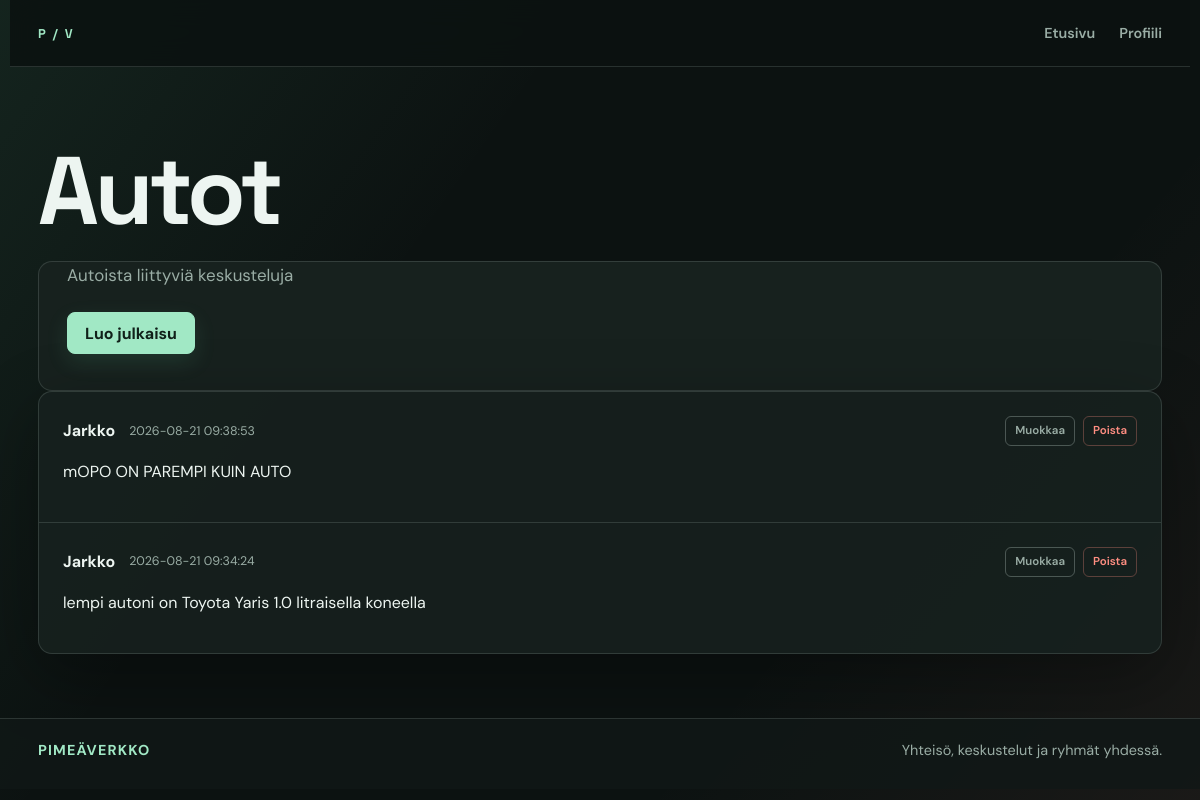
/group.php?id=2 (signed in), run on the app's committed database.
### tables this page shows
CREATE TABLE IF NOT EXISTS `groups` (
  `id` int NOT NULL AUTO_INCREMENT,
  `user_id` int NOT NULL,
  `name` varchar(100) NOT NULL,
  `description` text NOT NULL,
  PRIMARY KEY (`id`),
  KEY `FK_User_id` (`user_id`)
);

CREATE TABLE IF NOT EXISTS `posts` (
  `id` int NOT NULL AUTO_INCREMENT,
  `group_id` int NOT NULL,
  `user_id` int NOT NULL,
  `author` varchar(50) NOT NULL,
  `content` text NOT NULL,
  `created_at` timestamp NOT NULL DEFAULT CURRENT_TIMESTAMP,
  PRIMARY KEY (`id`),
  KEY `POST_FK_user_id` (`user_id`),
  KEY `POST_FK_group_id` (`group_id`)
);

### group.php (the view, shortened to what this page needs)
<?php
require __DIR__ . "/include/session.php";
$user_id = (int) ($_SESSION['user_id'] ?? 0);
$group_id = filter_input(INPUT_GET, 'id', FILTER_VALIDATE_INT);
$group_stmt = mysqli_prepare(
    $conn,
    'SELECT name, description FROM `groups` WHERE id = ?'
);
mysqli_stmt_bind_param($group_stmt, 'i', $group_id);
mysqli_stmt_execute($group_stmt);
$group_result = mysqli_stmt_get_result($group_stmt);
$group = mysqli_fetch_assoc($group_result);
$stmt = mysqli_prepare(
    $conn,
    "SELECT id, group_id, user_id, author, content, created_at
     FROM `posts`
     WHERE group_id = ?
     ORDER BY id DESC"
);
mysqli_stmt_bind_param($stmt, "i", $group_id);
mysqli_stmt_execute($stmt);
$result = mysqli_stmt_get_result($stmt);
?>
<!DOCTYPE html>
<html lang="fi">
<head>
    <link rel="stylesheet" href="style.css">
</head>
<body>
    <?php include 'include/nav.php'; ?>
    <header>
        <h1><?php echo htmlspecialchars($group['name'], ENT_QUOTES, 'UTF-8'); ?></h1>
    </header>
    <main class="group-main">
        <p><?php echo htmlspecialchars($group['description'], ENT_QUOTES, 'UTF-8'); ?></p>
        <a class="button action-button" href="add_post.php?group_id=<?php echo (int) $group_id; ?>">Luo julkaisu</a>
    </main>
    <div class="postaukset">
        <?php while ($row = mysqli_fetch_assoc($result)) { ?>
            <article class="post">
                <div class="author-row">
                    <p class="author">
                        <?php echo htmlspecialchars($row['author'], ENT_QUOTES, 'UTF-8'); ?>
                    </p>
                    <p class="created_at">
                        <?php echo htmlspecialchars($row['created_at'], ENT_QUOTES, 'UTF-8'); ?>
                    </p>
                    <?php
                    if ($row["user_id"] == $user_id): ?>
                        <div class="post-actions">
                            <div class="muokkaa">
                                <a href="edit_post.php?id=<?php echo (int) $row['id']; ?>">
                                    Muokkaa
                                </a>
                            </div>
                            <div class="poista">
                                <a href="delete_post.php?id=<?php echo (int) $row['id']; ?>">
                                    Poista
                                </a>
                            </div>
                        </div>
                    <?php endif; ?>
                </div>
                <p class="content">
                    <?php echo htmlspecialchars($row['content'], ENT_QUOTES, 'UTF-8'); ?>
                </p>
            </article>
        <?php } ?>
    </div>
    	<?php include 'include/footer.php'; ?>
</body>
</html>

### style.css (style rules this page uses)
:root { --ink: #edf5f1; --muted: #9aada5; --bg: #0c1211; --panel: #17211e; --panel-light: #202c28; --line: rgba(220, 241, 231, .14); --line-bright: rgba(220, 241, 231, .27); --mint: #a1e8c5; --mint-hot: #68d9a2; --coral: #ff8e82; --gold: #ffc27d; --shadow: 0 22px 70px rgba(0, 0, 0, .32); }
* { box-sizing: border-box; }
html { min-height: 100%; background: var(--bg); }
body { min-height: 100vh; margin: 0; color: var(--ink); background: linear-gradient(125deg, rgba(104, 217, 162, .09), transparent 34%), linear-gradient(310deg, rgba(255, 142, 130, .06), transparent 30%), var(--bg); font: 400 16px/1.55 'DM Sans', 'Segoe UI', sans-serif; }
body::before { position: fixed; inset: 0; z-index: -1; pointer-events: none; content: ''; opacity: .25; background-image: linear-gradient(var(--line) 1px, transparent 1px), linear-gradient(90deg, var(--line) 1px, transparent 1px); background-size: 44px 44px; mask-image: linear-gradient(to bottom, black, transparent 72%); }
.action-button { display: inline-flex; align-items: center; justify-content: center; min-height: 42px; padding: 10px 17px; color: #102019; background: var(--mint); border: 1px solid var(--mint); border-radius: 8px; box-shadow: 0 8px 22px rgba(104, 217, 162, .12); font-weight: 700; line-height: 1.2; text-decoration: none; transition: background .18s ease, border-color .18s ease, box-shadow .18s ease, transform .18s ease; }
header { max-width: 1180px; margin: auto; padding: 74px 28px 18px; }
h1, h2 { margin: 0; font-family: 'Space Grotesk', sans-serif; line-height: 1.06; }
h1 { max-width: 820px; font-size: clamp(2.8rem, 8vw, 6.2rem); letter-spacing: -.045em; }
main { flex: 1; max-width: 1180px; margin: auto; padding: 0 28px 36px; }
main>p { max-width: 670px; margin: 0; color: var(--muted); font-size: 1.06rem; }
.group-main { width: min(1124px, calc(100% - 56px)); max-width: none; background-color: #17211e; border: 1px solid var(--line); border-radius: 14px; }
.group-main>p { max-width: none; }
.action-button { margin-top: 24px; }
.home-panel, .postaukset, .add-post { overflow: hidden; background: rgba(23, 33, 30, .9); border: 1px solid var(--line); border-radius: 14px; box-shadow: var(--shadow); }
.group, .latest-post, .post { padding: 24px; border-bottom: 1px solid var(--line); transition: background .18s ease; }
.group:last-child, .latest-post:last-child, .post:last-child { border-bottom: 0; }
.group-header, .author-row { display: flex; align-items: center; gap: 14px; }
.post-actions { display: flex; flex-wrap: wrap; justify-content: flex-end; gap: 8px; margin-left: auto; }
.muokkaa a, .poista a { display: inline-block; padding: 5px 9px; border: 1px solid var(--line-bright); border-radius: 6px; font-size: .72rem; font-weight: 600; text-decoration: none; transition: color .18s ease, background .18s ease, border-color .18s ease; }
.muokkaa a { color: var(--muted); }
.poista a { color: var(--coral); border-color: rgba(255, 142, 130, .3); }
.latest-post p, .content { margin: 12px 0; overflow-wrap: anywhere; }
.latest-post-meta, .created_at { color: var(--muted); font-size: .78rem; }
.postaukset { width: min(1124px, calc(100% - 56px)); margin: 0 auto 64px; }
.post .author { margin: 0; color: var(--ink); font-weight: 700; }
.created_at { margin: 0; }
.content { line-height: 1.75; }

### data on the page
groups: name "Autot", description "Autoista liittyviä keskusteluja"
posts: author "Jarkko", created_at "2026-08-21 09:38:53", content "mOPO ON PAREMPI KUIN AUTO"
posts: author "Jarkko", created_at "2026-08-21 09:34:24", content "lempi autoni on Toyota Yaris 1.0 litraisella koneella"
